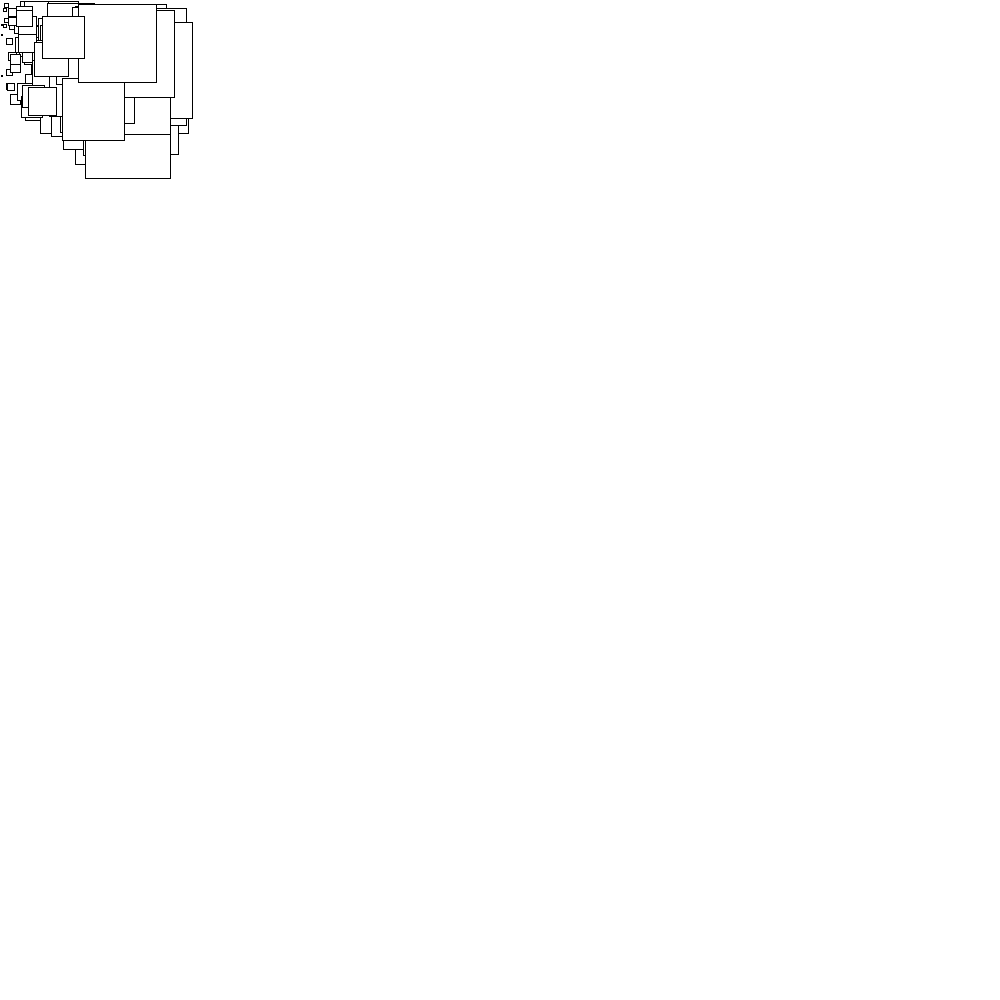
Frame 1 (no input)
Frame 60 (the mouse pressed at the canvas centre just before this capture): identical to frame 1, image omitted
Frame 120 (the mouse held since frame 60 and released just before this capture): identical to frame 1, image omitted

The Processing sketch that drew this single still picture (run headless with seeded random() and noise(); from frame 60 on, the mouse is pressed at the canvas centre):

// Processing sketch: arrayPractice
// ── arrayPractice.pde
String[] words;
int[] randomNumbers=new int[100];

void setup(){
  size(1000,1000);
  background(255);
  words=new String[3];
  words[0]="Hello, ";
  words[1]="how are you";
  words[2]="?";
  for(int i=0;i<3;i++){
    print(words[i]);
  }
  println();
  for(int i=0;i<randomNumbers.length;i++){
    randomNumbers[i]=int(random(100));
    println("Number "+(i+1)+" is "+randomNumbers[i]);
  }
}

void draw(){
  for(int i=0;i<randomNumbers.length-1;i++){
    rect(randomNumbers[i],randomNumbers[i+1],randomNumbers[i],randomNumbers[i]);
  }
}
